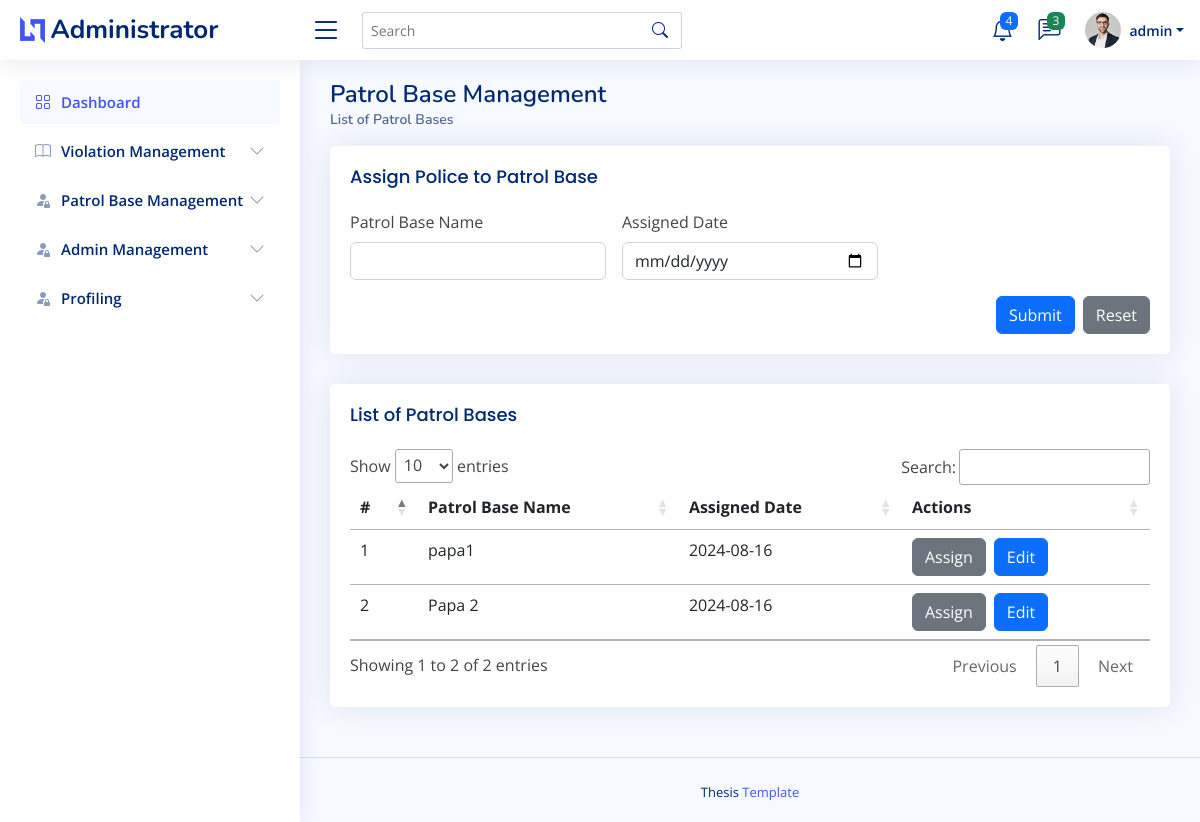
The page /admin/encode_patrolbase.php (signed in) on the database as committed earlier.
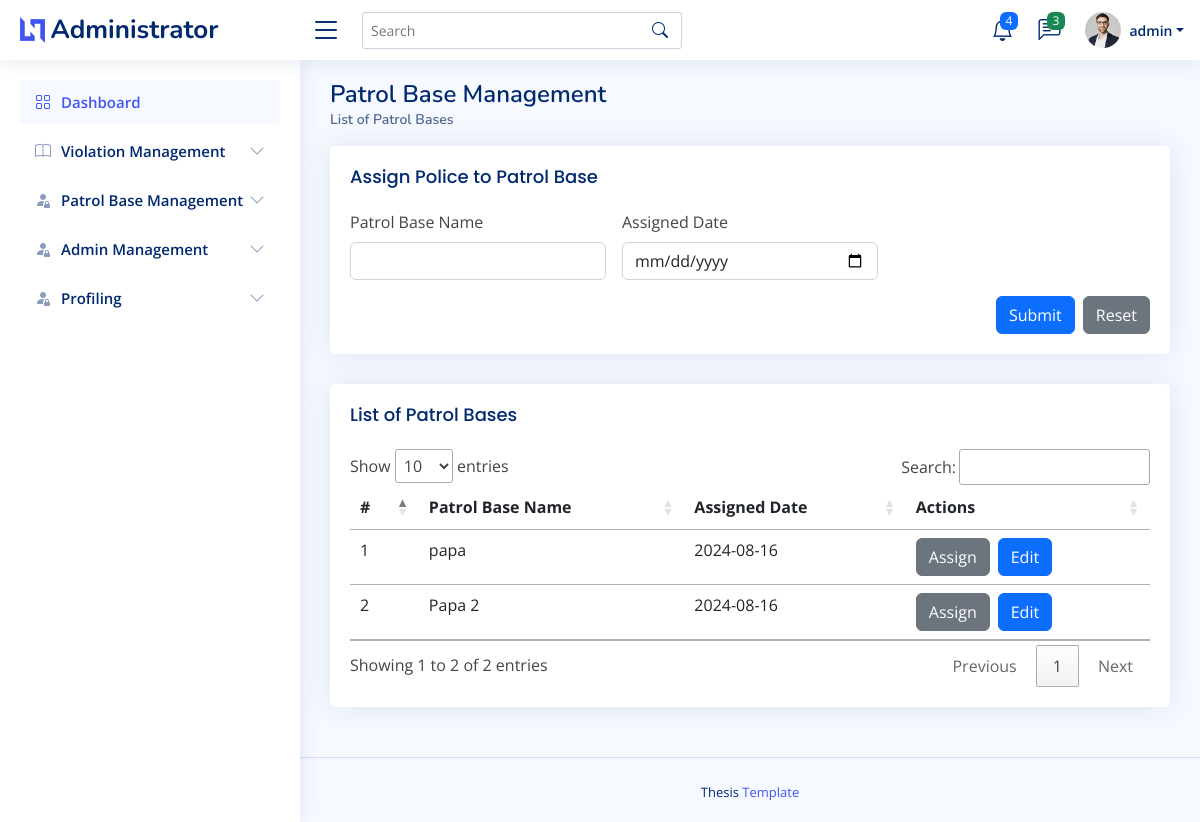
The same page on the database as committed later.
### tables this page shows
CREATE TABLE `patrol_base_tbl`  (
  `patrol_id` int NOT NULL AUTO_INCREMENT,
  `patrol_basename` varchar(255) NULL DEFAULT NULL,
  `assigned_date` date NULL DEFAULT current_timestamp,
  PRIMARY KEY (`patrol_id`) USING BTREE
);

### admin/encode_patrolbase.php (the view, shortened to what this page needs)
<?php
    include("admin_header.php");
?>
<body>
    <?php
        include("admin_topnav.php");
        include("admin_sidenav.php");
    ?>
    <main id="main" class="main">
        <div class="pagetitle">
            <h1>Patrol Base Management</h1>
            <nav>
                <ol class="breadcrumb">
                    <li class="breadcrumb-item active">List of Patrol Bases</li>
                </ol>
            </nav>
        </div>
        <section class="section">
            <div class="row">
                <div class="col-lg-12">
                    <div class="card">
                        <div class="card-body">
                            <h5 class="card-title">Assign Police to Patrol Base</h5>
                            <form class="row g-3" action="process/patrol_base_registration.php" method="POST">
                                <div class="col-md-4">
                                    <label for="patrol_base_name" class="form-label">Patrol Base Name</label>
                                    <input type="text" class="form-control" id="patrol_base_name" name="patrol_base_name" required>
                                </div>
                                <div class="col-md-4">
                                    <label for="assigned_date" class="form-label">Assigned Date</label>
                                    <input type="date" class="form-control" id="assigned_date" name="assigned_date" required>
                                </div>
                                <div class="col-12 d-flex justify-content-end">
                                    <button type="submit" class="btn btn-primary me-2">Submit</button>
                                    <button type="reset" class="btn btn-secondary">Reset</button>
                                </div>
                            </form>
                        </div>
                    </div>
                </div>
                <div class="col-lg-12">
                    <div class="card">
                        <div class="card-body">
                            <h5 class="card-title">List of Patrol Bases</h5>
                            <table class="table table-hover" id="patrol_base_datatable">
                                <thead>
                                    <tr>
                                        <th scope="col">#</th>
                                        <th scope="col">Patrol Base Name</th>
                                        <th scope="col">Assigned Date</th>
                                        <th scope="col">Actions</th>
                                    </tr>
                                </thead>
                                <tbody>
                                    <?php
                                        $stmt = $connection->prepare("SELECT * FROM patrol_base_tbl");
                                        $stmt->execute();
                                        $result = $stmt->get_result();
                                        $count = 1;
                                        while($row = $result->fetch_assoc()) {
                                            echo "<tr>";
                                            echo "<td>".$count."</td>";
                                            echo "<td>".$row['patrol_basename']."</td>";
                                            echo "<td>".$row['assigned_date']."</td>";
                                            echo "<td class='d-flex'>";
                                            echo "<a class='btn btn-secondary me-2' href='assign_police_patrol_page.php?patrol_id=" . htmlspecialchars($row['patrol_id']) . "'>Assign</a>";
                                            echo "<button class='btn btn-primary me-2' data-toggle='modal' data-target='#editModal" . $row['patrol_id'] . "'>Edit</button>";
                                            echo "</td>";
                                            echo "</tr>";
                                            $count++;
                                        }
                                    ?>
                                </tbody>
                            </table>
                        </div>
                    </div>
                </div>
            </div>
        </section>
    </main>
    <?php
        include("admin_footer.php");
    ?>
</body>
</html>

Rows that differ between the two databases and show on the page:
changed patrol_base_tbl: patrol_basename "papa1" → "papa"
